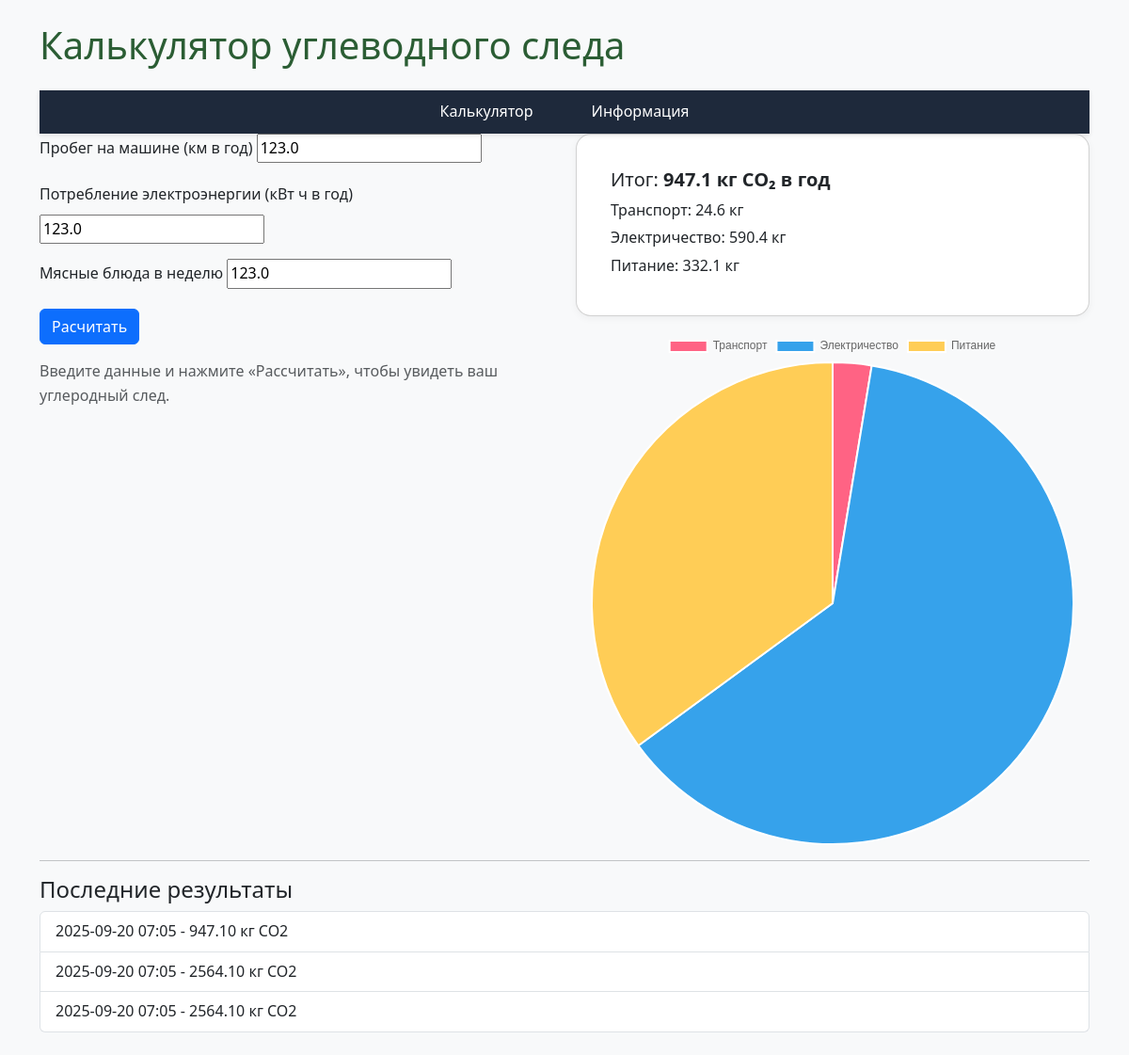
Page /index (signed in) on the committed database.
### main.py (models this page shows, shortened)
class Result(db.Model):
    id = db.Column(db.Integer, primary_key=True)
    timestamp = db.Column(db.DateTime, default=datetime.utcnow)
    mileage = db.Column(db.Float, nullable=False)
    electricity = db.Column(db.Float, nullable=False)
    meat = db.Column(db.Float, nullable=False)
    co2 = db.Column(db.Float, nullable=False)
    user_id = db.Column(db.Integer, db.ForeignKey('user.id'), nullable=False)

### main.py (the view, shortened to what this page needs)
@app.route('/index', methods=['GET', 'POST'])
def index():
    if g.user is None:
        return redirect('/')
    result = None
    recent = Result.query.filter_by(user_id=g.user.id).order_by(Result.id.desc()).limit(5).all()
    if recent:
        last = recent[0]
        result ={
            'total': round(last.co2, 2),
            'transport': round(last.mileage * 0.2, 2),
            'electricity': round(last.electricity * 0.4 * 12, 2),
            'diet': round(last.meat * 27 * 0.1, 2)
        }
        mileage = last.mileage
        electricity = last.electricity
        meat = last.meat
    else:
        mileage = electricity = meat = 0.0
    return render_template(
        'index.html',
        result=result,
        mileage=mileage,
        electricity=electricity,
        meat=meat,
        recent=recent,
        username=g.user.username
    )

### main.py (called while the page is built)
@app.before_request
def load_logged_in_user():
    user_id = session.get('user_id')
    if user_id is None:
        g.user = None
    else:
        g.user = User.query.get(user_id)

### templates/index.html (shortened to what this page needs)
<!doctype ghtml>
<html lang="en">
<head>
    <link href="https://cdn.jsdelivr.net/npm/bootstrap@5.3.0/dist/css/bootstrap.min.css" rel="stylesheet">
    <link rel="stylesheet" href="../static/css/style.css">
</head>
<body class="bg-light">
<div class="container py-4">
    <h1 class="mb-4">Калькулятор углеводного следа</h1>
<nav>
    <ul>
        <li>
            <a href = "index">Калькулятор</a>
        </li>
        <li>
            <a href = "info">Информация</a>
    </ul>
</nav>
    <div class="row">
        <div class="col-md-6">
            <form method="POST" action="{{ url_for('index')  }}">
                <div class="mb-3">
                    <label for="mileage" class="form-label">Пробег на машине (км в год)</label>
                    <input id="mileage" name="mileage" type="number" step="any" value="{{ electricity or '' }}" required>
                </div>
                <div class="mb-3">
                    <label for="electricity" class="form-label">Потребление электроэнергии (кВт ч в год)</label>
                    <input id="electricity" name="electricity" type="number" step="any" value="{{ electricity or '' }}" required>
                </div>
                <div class="mb-3">
                    <label for="meat" class="form-label">Мясные блюда в неделю</label>
                    <input id="meat" name="meat" type="number" step="any" value="{{ meat or '' }}" required>
                </div>
                <button class="btn btn-primary" type="submit">Расчитать</button>
            </form>
            <p class="text-muted mt-3">
                Введите данные и нажмите «Рассчитать», чтобы увидеть ваш углеродный след.
            </p>
        </div>
        <div class="col-md-6">
            {% if result %}
            <div class="card mb-3">
                <div class="card-body">
                <h5>Итог: <strong>{{ result.total }} кг CO₂ в год</strong></h5>
                <p class="mb-1">Транспорт: {{ result.transport }} кг</p>
                <p class="mb-1">Электричество: {{ result.electricity }} кг</p>
                <p class="mb-1">Питание: {{ result.diet }} кг</p>
                </div>
            </div>
            <canvas id="pieChart" width="400" height="400"></canvas>
            <script>
                const chartData = {
                labels: ['Транспорт','Электричество','Питание'],
                datasets: [{
                    data: [{{ result.transport }}, {{ result.electricity }}, {{ result.diet }}],
                    backgroundColor: ['#ff6384', '#36a2eb', '#ffcd56']
                }]
                };
                new Chart(document.getElementById('pieChart'), {
                type: 'pie',
                data: chartData,
                });
            </script>
            {% else %}
            <p class="text-muted">Введите данные и нажмите «Рассчитать» — результат появится здесь.</p>
            {% endif %}
        </div>
    </div>
    <hr>
    <h4>Последние результаты</h4>
    <ul class="list-group">
        {% for r in recent %}
        <li class="list-group-item d-flex justify-content-between align-items-center">
            {{ r.timestamp.strftime("%Y-%m-%d %H:%M") }} - {{ "%.2f" | format(r.co2) }} кг CO2
        </li>
        {% else %}
        <li class="list-group-item">Нет данных</li>
        {% endfor %}
        </ul>
</div>
</body>
</html>

### static/css/style.css (style rules this page uses)
nav { background-color: #1e293b; padding: 10px 0; box-shadow: 0 2px 5px rgba(0,0,0,0.1); position: sticky; top: 0; z-index: 1000; }
nav ul { list-style: none; margin: 0; padding: 0; display: flex; justify-content: center; gap: 30px; }
nav li { display: inline; }
nav a { color: #fff; text-decoration: none; font-weight: 500; padding: 8px 16px; border-radius: 6px; transition: background 0.3s, color 0.3s; }
body { background: #f5f7fa; font-family: "Segoe UI", Roboto, sans-serif; line-height: 1.6; margin: 0; }
.card { border-radius: 1rem; background: #fff; padding: 20px; box-shadow: 0 2px 8px rgba(0,0,0,0.05); }
h1, h3 { color: #2b5d34; }

### rows in the picture
Result: mileage "123.0", electricity "123.0", meat "123.0", timestamp "2025-09-20 07:05", co2 "947.10"
Result: timestamp "2025-09-20 07:05", co2 "2564.10"
Result: timestamp "2025-09-20 07:05", co2 "2564.10"

### other values in the picture
{{ result.total }} "947.1"
{{ result.transport }} "24.6"
{{ result.electricity }} "590.4"
{{ result.diet }} "332.1"
chart data {{ result.transport }} 24.6
chart data {{ result.electricity }} 590.4
chart data {{ result.diet }} 332.1
